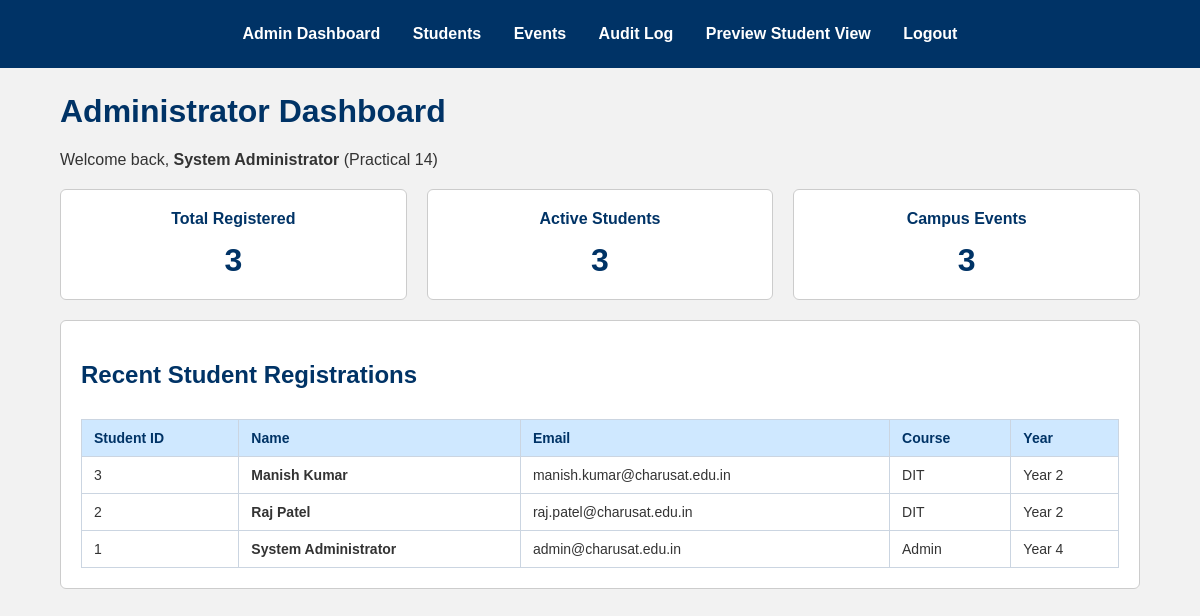
/index.php (signed in), run on the app's committed database.
### tables this page shows
CREATE TABLE IF NOT EXISTS students (
    student_id INT AUTO_INCREMENT PRIMARY KEY,
    enrollment_number VARCHAR(20) NOT NULL UNIQUE,
    name VARCHAR(100) NOT NULL,
    username VARCHAR(50) NOT NULL UNIQUE,
    email VARCHAR(100) NOT NULL UNIQUE,
    mobile VARCHAR(15) NOT NULL,
    password VARCHAR(255) NOT NULL,
    course VARCHAR(50) NOT NULL,
    year INT NOT NULL,
    gender VARCHAR(20) NOT NULL,
    role VARCHAR(20) NOT NULL DEFAULT 'student',
    remember_selector VARCHAR(255) DEFAULT NULL,
    remember_token_hash VARCHAR(255) DEFAULT NULL,
    remember_expires DATETIME DEFAULT NULL,
    created_at TIMESTAMP DEFAULT CURRENT_TIMESTAMP
);

### index.php (the view, shortened to what this page needs)
<?php
require_once "db.php";
$totalUsers = 0;
$totalStudents = 0;
$totalEvents = 0;
$usersResult = $conn->query("SELECT COUNT(*) AS total FROM students");
if ($usersResult) {
    $totalUsers = (int) $usersResult->fetch_assoc()["total"];
    $totalStudents = $totalUsers;
}
$eventsResult = $eventsConn->query("SELECT COUNT(*) AS total FROM events");
if ($eventsResult) {
    $totalEvents = (int) $eventsResult->fetch_assoc()["total"];
}
$latest = $conn->query(
    "SELECT student_id, name, email, course, year
     FROM students
     ORDER BY student_id DESC
     LIMIT 5"
);
?>
<!DOCTYPE html>
<html lang="en">
<head>
    <link rel="stylesheet" href="style.css">
</head>
<body>
    <?php include "menu.php"; ?>
    <main class="container">
        <h1>Administrator Dashboard</h1>
        <p>Welcome back, <strong><?= htmlspecialchars($_SESSION["name"] ?? "Admin") ?></strong> (Practical 14)</p>
        <section class="stats">
            <div class="stat-card">
                <h2>Total Registered</h2>
                <p><?= $totalUsers ?></p>
            </div>
            <div class="stat-card">
                <h2>Active Students</h2>
                <p><?= $totalStudents ?></p>
            </div>
            <div class="stat-card">
                <h2>Campus Events</h2>
                <p><?= $totalEvents ?></p>
            </div>
        </section>
        <section class="panel">
            <h2>Recent Student Registrations</h2>
            <div class="table-container">
                <table>
                    <thead>
                        <tr>
                            <th>Student ID</th>
                            <th>Name</th>
                            <th>Email</th>
                            <th>Course</th>
                            <th>Year</th>
                        </tr>
                    </thead>
                    <tbody>
                    <?php if ($latest && $latest->num_rows > 0): ?>
                        <?php while ($student = $latest->fetch_assoc()): ?>
                            <tr>
                                <td><?= htmlspecialchars((string) $student["student_id"]) ?></td>
                                <td><strong><?= htmlspecialchars($student["name"] ?? "") ?></strong></td>
                                <td><?= htmlspecialchars($student["email"] ?? "") ?></td>
                                <td><?= htmlspecialchars($student["course"] ?? "-") ?></td>
                                <td>Year <?= htmlspecialchars((string)($student["year"] ?? "-")) ?></td>
                            </tr>
                        <?php endwhile; ?>
                    <?php else: ?>
                        <tr><td colspan="5" style="text-align: center; padding: 15px;">No student records found.</td></tr>
                    <?php endif; ?>
                    </tbody>
                </table>
            </div>
        </section>
    </main>
</body>
</html>

### menu.php
<?php
$role = strtolower((string) ($_SESSION["role"] ?? "student"));
?>
<nav class="navbar">
    <?php if ($role === "admin"): ?>
        <a href="index.php">Admin Dashboard</a>
        <a href="students.php">Students</a>
        <a href="events.php">Events</a>
        <a href="audit.php">Audit Log</a>
        <a href="Dashboard.php">Preview Student View</a>
    <?php else: ?>
        <a href="Dashboard.php">Student Dashboard</a>
        <a href="events.php">Campus Events</a>
    <?php endif; ?>
    <a href="logout.php">Logout</a>
</nav>

### style.css (style rules this page uses)
body { background-color: #f2f2f2; font-family: Arial, sans-serif; color: #333; margin: 0; }
.navbar { background-color: #003366; text-align: center; padding: 15px; }
.navbar a { color: white; text-decoration: none; margin: 10px 14px; font-size: 16px; font-weight: bold; display: inline-block; }
.container { width: 90%; max-width: 1200px; margin: 25px auto; }
h1, h2 { color: #003366; }
.stats { display: grid; grid-template-columns: repeat(3, minmax(0, 1fr)); gap: 20px; margin: 20px 0; }
.stat-card, .panel { background-color: white; padding: 20px; border: 1px solid #ccc; box-sizing: border-box; border-radius: 6px; }
.stat-card { text-align: center; }
.stat-card h2 { font-size: 16px; margin-top: 0; }
.stat-card p { font-size: 32px; font-weight: bold; color: #003366; margin: 10px 0 0; }
.table-container { overflow-x: auto; }
table { width: 100%; border-collapse: collapse; background-color: white; margin-top: 10px; }
th, td { border: 1px solid #cbd5e1; padding: 10px 12px; text-align: left; font-size: 14px; }
th { background-color: #cfe8ff; color: #003366; font-weight: bold; }

### data on the page
students: student_id "3", name "Manish Kumar", email "manish.kumar@charusat.edu.in", course "DIT", year "2"
students: student_id "2", name "Raj Patel", email "raj.patel@charusat.edu.in", course "DIT", year "2"
students: student_id "1", name "System Administrator", email "admin@charusat.edu.in", course "Admin", year "4"

### other printed values
$_SESSION["name"] "System Administrator"
$totalUsers "3"
$totalStudents "3"
$totalEvents "3"
